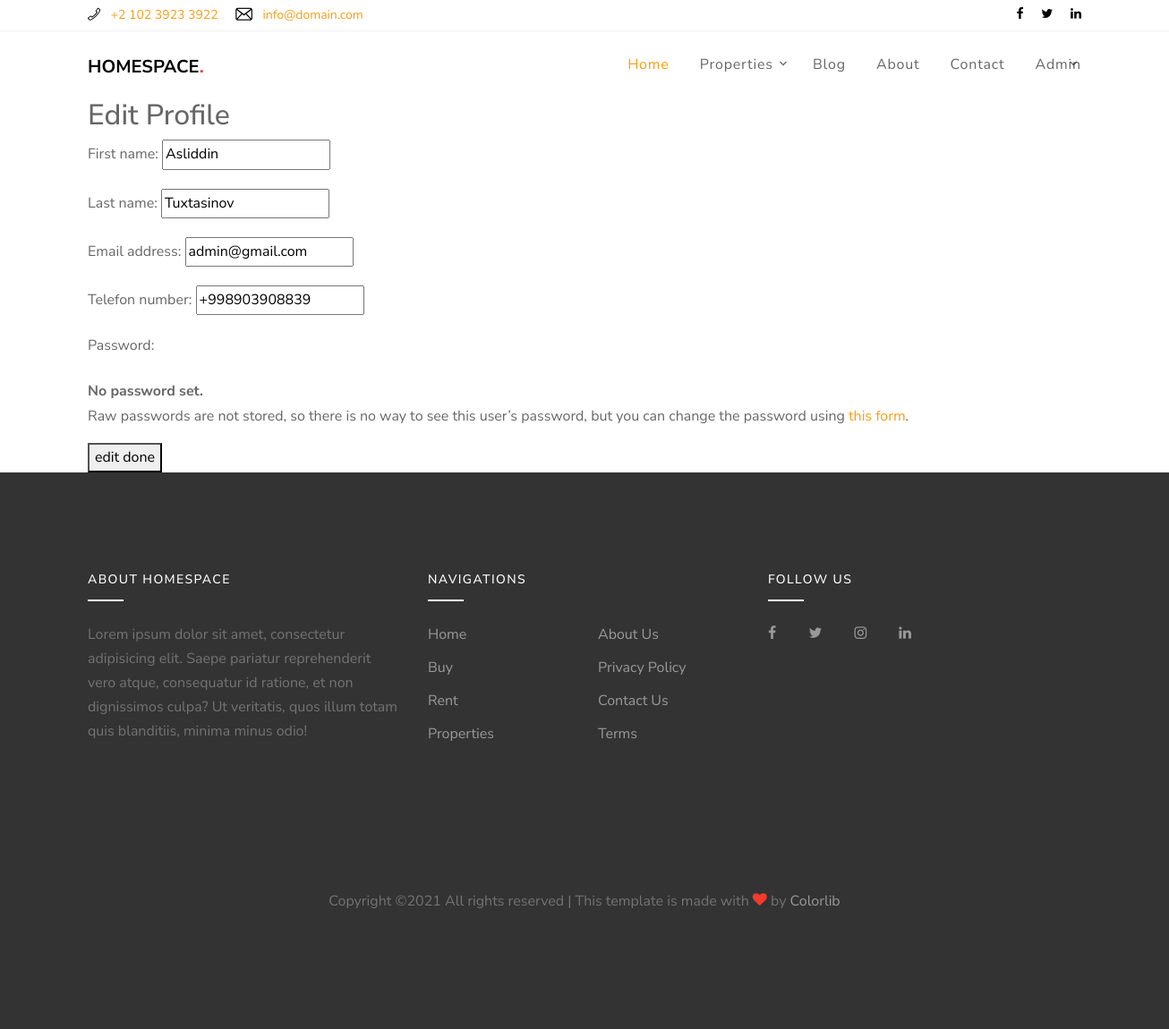
Page /users/edit_profile/ (signed in) on the committed database.
### users/models.py (models this page shows)
class CustomUser(AbstractUser):
    telefon_number = models.CharField(max_length=75, null=True, blank=True)
    create_date = models.DateTimeField(auto_now_add=True)
    email = models.EmailField(
        'email address', unique=True,
        error_messages={
            'unique': "A user with that email already exists.",
        },)

### users/views.py (the view)
# urls.py: path('edit_profile/', UserEditView.as_view(), name='edit_profile'),
class UserEditView(UpdateView):
    form_class = CostumeUserChangeForm
    template_name = 'profilePage/edit_profile.html'
    success_url = reverse_lazy('index')
    def get_object(self):
        return self.request.user

### users/forms.py
class CostumeUserChangeForm(UserChangeForm):
    class Meta:
        model = CustomUser
        fields = ('first_name','last_name','email','telefon_number')

### templates/profilePage/edit_profile.html (shortened to what this page needs)
{% extends 'base.html' %}
{% load static %}
{% block content %}
<div class="container">
    <h2>Edit Profile</h2>
    <form method="post"> {% csrf_token %}
        {{ form.as_p }}
        <button type="submit">edit done</button>
    </form>
</div>
{% endblock %}

### templates/base.html (shortened to what this page needs)
{% load static %}
<!DOCTYPE html>
<html lang="en">
  <head>
    <link rel="stylesheet" href="{% static 'fonts/icomoon/style.css' %}">
    <link rel="stylesheet" href="{% static 'css/bootstrap.min.css' %}">
    <link rel="stylesheet" href="{% static 'css/magnific-popup.css' %}">
    <link rel="stylesheet" href="{% static 'css/jquery-ui.css' %}">
    <link rel="stylesheet" href="{% static 'css/owl.carousel.min.css' %}">
    <link rel="stylesheet" href="{% static 'css/owl.theme.default.min.css' %}">
    <link rel="stylesheet" href="{% static 'css/bootstrap-datepicker.css' %}">
    <link rel="stylesheet" href="{% static 'css/mediaelementplayer.css' %}">
    <link rel="stylesheet" href="{% static 'css/animate.css' %}">
    <link rel="stylesheet" href="{% static 'fonts/flaticon/font/flaticon.css' %}">
    <link rel="stylesheet" href="{% static 'css/fl-bigmug-line.css' %}">
    <link rel="stylesheet" href="{% static 'css/aos.css' %}">
    <link rel="stylesheet" href="{% static 'css/style.css' %}">
  </head>
  <body>
  <div class="site-wrap">
    <div class="border-bottom bg-white top-bar">
      <div class="container">
        <div class="row align-items-center">
          <div class="col-6 col-md-6">
            <p class="mb-0">
              <a href="#" class="mr-3"><span class="text-black fl-bigmug-line-phone351"></span> <span class="d-none d-md-inline-block ml-2">+2 102 3923 3922</span></a>
              <a href="#"><span class="text-black fl-bigmug-line-email64"></span> <span class="d-none d-md-inline-block ml-2">info@domain.com</span></a>
            </p>
          </div>
          <div class="col-6 col-md-6 text-right">
            <a href="#" class="mr-3"><span class="text-black icon-facebook"></span></a>
            <a href="#" class="mr-3"><span class="text-black icon-twitter"></span></a>
            <a href="#" class="mr-0"><span class="text-black icon-linkedin"></span></a>
          </div>
        </div>
      </div>
    </div>
    <div class="site-navbar">
        <div class="container py-1">
          <div class="row align-items-center">
            <div class="col-8 col-md-8 col-lg-4">
              <h1 class=""><a href="\" class="h5 text-uppercase text-black"><strong>HomeSpace<span class="text-danger">.</span></strong></a></h1>
            </div>
            <div class="col-4 col-md-4 col-lg-8">
              <nav class="site-navigation text-right text-md-right" role="navigation">
                <ul class="site-menu js-clone-nav d-none d-lg-block">
                  <li class="active">
                    <a href="\">Home</a>
                  </li>
                  <li class="has-children">
                    <a href="{% url 'main:properties' %}">Properties</a>
                  </li>
                  <li><a href="{% url 'main:blog' %}">Blog</a></li>
                  <li><a href="{% url 'main:about' %}">About</a></li>
                  <li><a href="{% url 'main:contact' %}">Contact</a></li>
                  {% if user.is_authenticated %}
                    <li class="has-children">
                      <a href="{% url 'user_page' %}">{{ user.username|title }}</a>
                    </li>
                  {% else %}
                    <li><a href="{% url 'login' %}">Log in</a> |<a href="{% url 'signup' %}">Sign Up</a></li>
                  {% endif %}
                </ul>
              </nav>
            </div>
          </div>
        </div>
      </div>
  </div>
  {% block content %}
  {% endblock %}
    <footer class="site-footer">
      <div class="container">
        <div class="row">
          <div class="col-lg-4">
            <div class="mb-5">
              <h3 class="footer-heading mb-4">About HomeSpace</h3>
              <p>Lorem ipsum dolor sit amet, consectetur adipisicing elit. Saepe pariatur reprehenderit vero atque, consequatur id ratione, et non dignissimos culpa? Ut veritatis, quos illum totam quis blanditiis, minima minus odio!</p>
            </div>
          </div>
          <div class="col-lg-4 mb-5 mb-lg-0">
            <div class="row mb-5">
              <div class="col-md-12">
                <h3 class="footer-heading mb-4">Navigations</h3>
              </div>
              <div class="col-md-6 col-lg-6">
                <ul class="list-unstyled">
                  <li><a href="#">Home</a></li>
                  <li><a href="#">Buy</a></li>
                  <li><a href="#">Rent</a></li>
                  <li><a href="#">Properties</a></li>
                </ul>
              </div>
              <div class="col-md-6 col-lg-6">
                <ul class="list-unstyled">
                  <li><a href="#">About Us</a></li>
                  <li><a href="#">Privacy Policy</a></li>
                  <li><a href="#">Contact Us</a></li>
                  <li><a href="#">Terms</a></li>
                </ul>
              </div>
            </div>
          </div>
          <div class="col-lg-4 mb-5 mb-lg-0">
            <h3 class="footer-heading mb-4">Follow Us</h3>
                <div>
                  <a href="#" class="pl-0 pr-3"><span class="icon-facebook"></span></a>
                  <a href="#" class="pl-3 pr-3"><span class="icon-twitter"></span></a>
                  <a href="#" class="pl-3 pr-3"><span class="icon-instagram"></span></a>
                  <a href="#" class="pl-3 pr-3"><span class="icon-linkedin"></span></a>
                </div>
          </div>
        </div>
        <div class="row pt-5 mt-5 text-center">
          <div class="col-md-12">
            <p>
            Copyright &copy;</script><script>document.write(new Date().getFullYear());</script> All rights reserved | This template is made with <i class="icon-heart text-danger" aria-hidden="true"></i> by <a href="https://colorlib.com" target="_blank" >Colorlib</a>
            </p>
          </div>
        </div>
      </div>
    </footer>
  </body>
</html>

### static/css/fl-bigmug-line.css (style rules this page uses)
.fl-bigmug-line-ico, [class^="fl-bigmug-line-"]:before, [class*=" fl-bigmug-line-"]:before, [class^="fl-bigmug-line-"]:after, [class*=" fl-bigmug-line-"]:after { font-family: 'fl-bigmug-line'; font-size: inherit; font-weight: 400; font-style: normal; -webkit-font-smoothing: antialiased; -moz-osx-font-smoothing: grayscale; }
.fl-bigmug-line-email64:before { content: "\e03c"; }
.fl-bigmug-line-phone351:before { content: "\e085"; }

### static/css/style.css (style rules this page uses)
body { line-height: 1.7; color: rgba(0, 0, 0, 0.6); font-weight: 400; font-size: 1rem; font-family: "Roboto Mono", SFMono-Regular, Menlo, Monaco, Consolas, "Liberation Mono", "Courier New", monospace; font-family: "Nunito Sans", -apple-system, BlinkMacSystemFont, "Segoe UI", Roboto, "Helvetica Neue", Arial, sans-serif, "Apple Color Emoji", "Segoe UI Emoji", "Segoe UI Symbol", "Noto Color Emoji"; }
a { -webkit-transition: .3s all ease; -o-transition: .3s all ease; transition: .3s all ease; }
.text-black { color: #000 !important; }
.site-wrap { position: relative; }
.site-wrap:before { -webkit-transition: .3s all ease-in-out; -o-transition: .3s all ease-in-out; transition: .3s all ease-in-out; background: rgba(0, 0, 0, 0.6); content: ""; position: absolute; z-index: 2000; top: 0; left: 0; right: 0; bottom: 0; opacity: 0; visibility: hidden; }
.site-footer { padding: 4em 0; background: #333333; }
@media (min-width: 768px) { .site-footer { padding: 7em 0; } }
.site-footer p { color: #737373; }
.site-footer h2, .site-footer h3, .site-footer h4, .site-footer h5 { color: #fff; }
.site-footer a { color: #999999; }
.site-footer ul li { margin-bottom: 10px; }
.site-footer .footer-heading { font-size: 14px; text-transform: uppercase; letter-spacing: .1em; color: #fff; position: relative; padding-bottom: 15px; }
.site-footer .footer-heading:before { content: ""; background: #fff; width: 40px; height: 2px; position: absolute; bottom: 0; }
.top-bar { font-size: 14px; }
.site-navbar { margin-bottom: 0px; width: 100%; border-bottom: none; background: #fff; position: relative; z-index: 99; }
.site-navbar .site-navigation .site-menu { margin-bottom: 0; margin-left: 0; padding-left: 0; }
.site-navbar .site-navigation .site-menu .active > a { color: #f89d13; }
.site-navbar .site-navigation .site-menu a { text-decoration: none !important; display: inline-block; }
.site-navbar .site-navigation .site-menu > li { display: inline-block; padding: 10px 5px; }
.site-navbar .site-navigation .site-menu > li > a { padding: 10px 10px; letter-spacing: .05em; color: rgba(0, 0, 0, 0.6); text-decoration: none !important; }
.site-navbar .site-navigation .site-menu > li:last-child { padding-right: 0; }
.site-navbar .site-navigation .site-menu > li:last-child > a { padding-right: 0; }
.site-navbar .site-navigation .site-menu .has-children { position: relative; }
.site-navbar .site-navigation .site-menu .has-children > a { position: relative; padding-right: 20px; }
.site-navbar .site-navigation .site-menu .has-children > a:before { position: absolute; content: "\e313"; font-size: 16px; top: 50%; right: 0; -webkit-transform: translateY(-50%); -ms-transform: translateY(-50%); transform: translateY(-50%); font-family: 'icomoon'; }
.site-mobile-menu .site-nav-wrap { padding: 0; margin: 0; list-style: none; position: relative; }
.site-mobile-menu .site-nav-wrap a { padding: 10px 20px; display: block; position: relative; color: #212529; }
.site-mobile-menu .site-nav-wrap li { position: relative; display: block; }
.site-mobile-menu .site-nav-wrap li.active > a { color: #f89d13; }
.site-mobile-menu .site-nav-wrap > li { display: block; position: relative; float: left; width: 100%; }
.site-mobile-menu .site-nav-wrap > li > a { padding-left: 20px; font-size: 20px; }
.top-bar { padding: 5px 0; border-color: #f2f2f2 !important; }

### rows in the picture
CustomUser: username "Admin", first_name "Asliddin", last_name "Tuxtasinov", email "admin@gmail.com", telefon_number "+998903908839"
